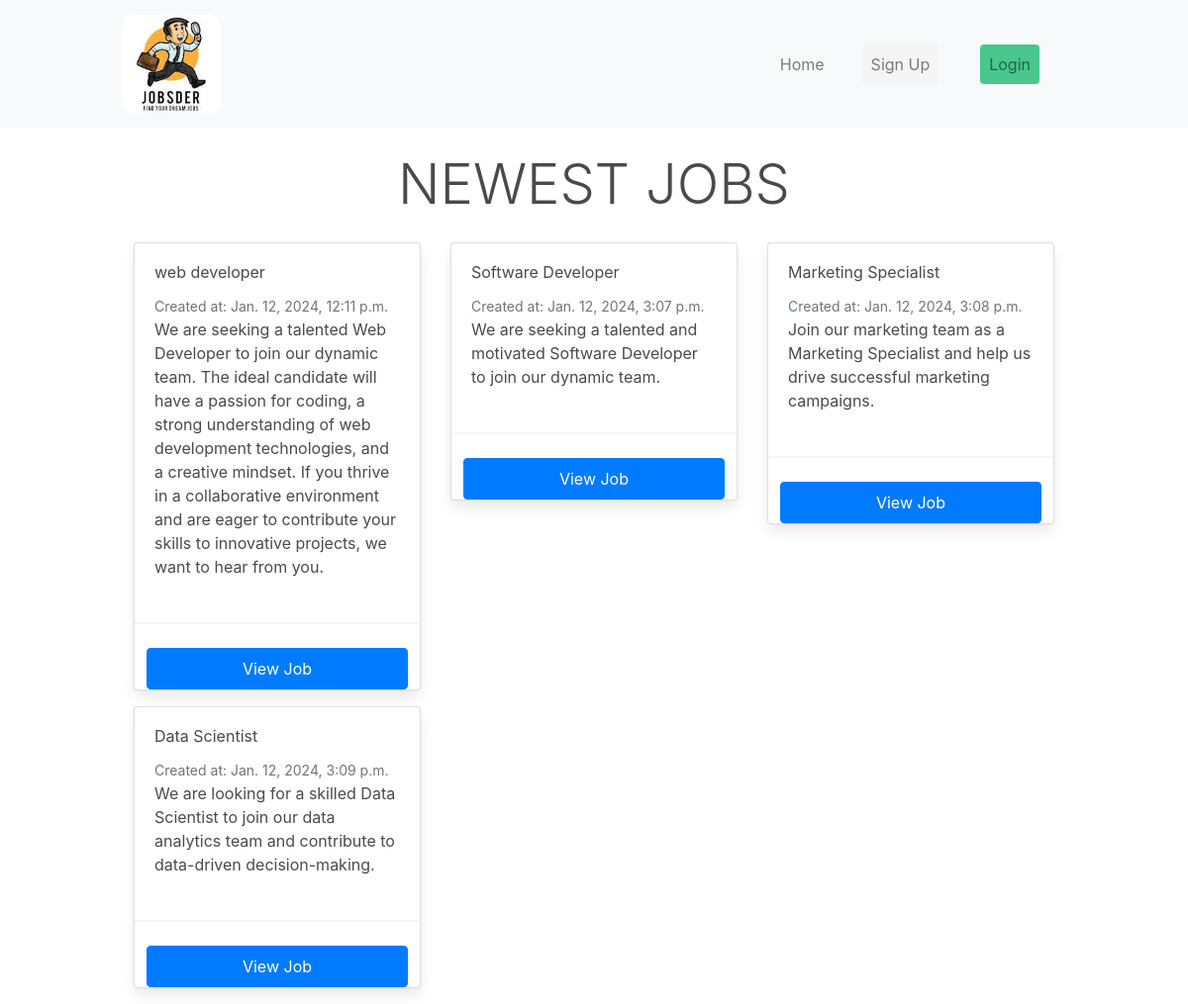
The page / on the database its author committed.
### apps/job/models.py (models this page shows, shortened)
class Job(models.Model):
    SIZE_1_9 = 'size_1-9'
    SIZE_10_49 = 'size_10-49'
    SIZE_50_99 = 'size_50-99'
    SIZE_100 = 'size_100'
    CHOICES_SIZE = (
        (SIZE_1_9, '1-9'),
        (SIZE_10_49, '10-49'),
        (SIZE_50_99, '50-99'),
        (SIZE_100, '100+'),
    )
    ACTIVE = 'active'
    EMPLOYED = 'employed'
    ARCHIVED = 'archived'
    CHOICES_STATUS = (
        (ACTIVE, 'Active'),
        (EMPLOYED, 'Employed'),
        (ARCHIVED, 'Archived')
    )
    title = models.CharField(max_length=255)
    short_description = models.TextField()
    long_description = models.TextField(blank=True, null=True)
    company_name = models.CharField(max_length=255 , default='Tylextech')
    company_address = models.CharField(max_length=255, blank=True, null=True)
    company_zipcode = models.CharField(max_length=255, blank=True, null=True)
    company_place = models.CharField(max_length=255, blank=True, null=True)
    company_country = models.CharField(max_length=255, blank=True, null=True)
    company_size = models.CharField(max_length=20, choices=CHOICES_SIZE, default=SIZE_1_9)
    created_by = models.ForeignKey(User, related_name='jobs', on_delete=models.CASCADE)
    created_at = models.DateTimeField(auto_now_add=True)
    changed_at = models.DateTimeField(auto_now=True)
    status = models.CharField(max_length=20, choices=CHOICES_STATUS, default=ACTIVE)

### apps/core/views.py (the view)
# urls.py: path('', frontpage, name='frontpage'),
def frontpage(request):
    job = Job.objects.all()
    return render(request, 'core/frontpage.html', {'jobs': job})

### apps/notification/context_processors.py (called while the page is built)
def notifications(request):
    if request.user.is_authenticated:
        return {'notifications': request.user.notifications.filter(is_read=False)}
    else:
        return {'notifications': []}

### apps/core/templates/core/frontpage.html
{% extends 'core/base.html' %}
{% block content %}
<div class="my-5 d-flex justify-content-center">
    <h1 class="display-4">NEWEST JOBS</h1>
</div>
<div class="row">
    {% for job in jobs %}
        {% if forloop.counter0|divisibleby:3 and not forloop.first %}
            </div>
            <div class="row">
        {% endif %}
        <div class="col-md-4 mb-4">
            <div class="card">
                <div class="card-body">
                    <h5 class="card-title">{{ job.title }}</h5>
                    <p class="card-text"><small class="text-muted">Created at: {{ job.created_at }}</small></p>
                    <p class="card-text">{{ job.short_description }}</p>
                </div>
                <hr>
                <a class="btn btn-primary mx-3 py-2" href="{% url 'job_detail' job.id %}">View Job</a>
            </div>
        </div>
    {% empty %}
        <p class="col-md-12">No jobs available.</p>
    {% endfor %}
</div>
{% endblock %}

### rows shown on the page
Job: title "web developer", created_at "Jan. 12, 2024, 12:11 p.m.", short_description "We are seeking a talented Web Developer to join our dynamic team. The ideal candidate will have a passion for coding, a strong understanding of web development technologies, and a creative mindset. If you thrive in a collaborative environment and are eager to contribute your skills to innovative projects, we want to hear from you."
Job: title "Software Developer", created_at "Jan. 12, 2024, 3:07 p.m.", short_description "We are seeking a talented and motivated Software Developer to join our dynamic team."
Job: title "Marketing Specialist", created_at "Jan. 12, 2024, 3:08 p.m.", short_description "Join our marketing team as a Marketing Specialist and help us drive successful marketing campaigns."
Job: title "Data Scientist", created_at "Jan. 12, 2024, 3:09 p.m.", short_description "We are looking for a skilled Data Scientist to join our data analytics team and contribute to data-driven decision-making."
